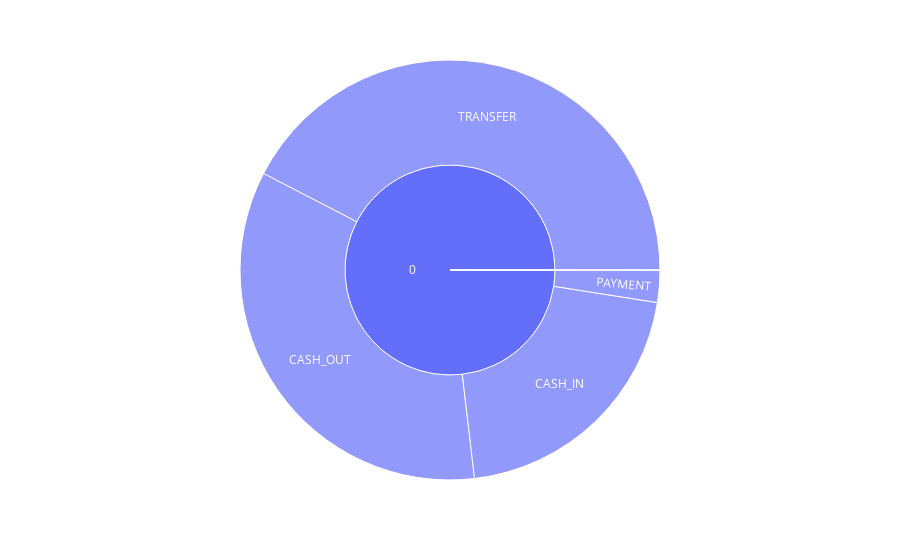

Notebook code for this chart:
### Markdown cell above
##### Inference:
- We can see the average amount that is transfered under each transaction type and grouping them on is flagged fraud.

### Code cell
fig = px.sunburst(dataset, path=['isFlaggedFraud', 'type'], values='amount')
fig.show()

### Figure 1 — Plotly figure (JSON) as saved in the notebook; plotly's stock layout.template omitted (floating-point values rounded to 4 significant figures)
{"data": [{"branchvalues": "total", "domain": {"x": [0, 1], "y": [0, 1]}, "hovertemplate": "labels=%{label}<br>amount=%{value}<br>parent=%{parent}<br>id=%{id}<extra></extra>", "ids": ["0/CASH_IN", "0/CASH_OUT", "0/DEBIT", "0/PAYMENT", "0/TRANSFER", "1/TRANSFER", "0", "1"], "labels": ["CASH_IN", "CASH_OUT", "DEBIT", "PAYMENT", "TRANSFER", "TRANSFER", "0", "1"], "name": "", "parents": ["0", "0", "0", "0", "0", "1", "", ""], "type": "sunburst", "values": [236400000000.0, 394400000000.0, 227200000.0, 28090000000.0, 485200000000.0, 77790000.0, 1144000000000.0, 77790000.0]}], "layout": {"legend": {"tracegroupgap": 0}, "margin": {"t": 60}}}
